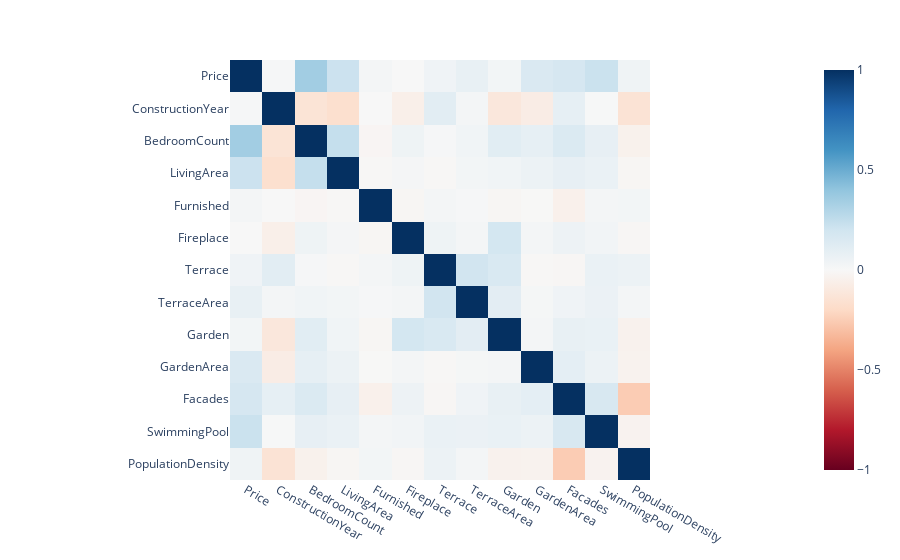

Notebook code cell kept with this figure:
### Markdown cell above
How are the variables themselves correlated to each other? Can you find groups of variables that are correlated together?

### Code cell
to_cor = popdense_data[['Price', 'ConstructionYear', 'BedroomCount', 'LivingArea', 'Furnished', 'Fireplace', 'Terrace', 'TerraceArea', 'Garden',
       'GardenArea', 'Facades', 'SwimmingPool', 'PopulationDensity']]
px.imshow(to_cor.corr(numeric_only= True), 
          zmin= -1, zmax= 1, color_continuous_scale= 'rdbu')
#  Set the text_auto argument to  to display text values for each cell

### Figure 1 — Plotly figure (JSON) as saved in the notebook; plotly's stock layout.template omitted (floating-point values rounded to 4 significant figures; data arrays with more than 128 entries replaced by an {"elided": "..."} marker saying what was removed)
{"data": [{"coloraxis": "coloraxis", "hovertemplate": "x: %{x}<br>y: %{y}<br>color: %{z}<extra></extra>", "name": "0", "type": "heatmap", "x": ["Price", "ConstructionYear", "BedroomCount", "LivingArea", "Furnished", "Fireplace", "Terrace", "TerraceArea", "Garden", "GardenArea", "Facades", "SwimmingPool", "PopulationDensity"], "xaxis": "x", "y": ["Price", "ConstructionYear", "BedroomCount", "LivingArea", "Furnished", "Fireplace", "Terrace", "TerraceArea", "Garden", "GardenArea", "Facades", "SwimmingPool", "PopulationDensity"], "yaxis": "y", "z": {"elided": "13x13 float values"}}], "layout": {"coloraxis": {"cmax": 1, "cmin": -1, "colorscale": [[0, "rgb(103,0,31)"], [0.1, "rgb(178,24,43)"], [0.2, "rgb(214,96,77)"], [0.3, "rgb(244,165,130)"], [0.4, "rgb(253,219,199)"], [0.5, "rgb(247,247,247)"], [0.6, "rgb(209,229,240)"], [0.7, "rgb(146,197,222)"], [0.8, "rgb(67,147,195)"], [0.9, "rgb(33,102,172)"], [1, "rgb(5,48,97)"]]}, "margin": {"t": 60}, "xaxis": {"anchor": "y", "constrain": "domain", "domain": [0, 1], "scaleanchor": "y"}, "yaxis": {"anchor": "x", "autorange": "reversed", "constrain": "domain", "domain": [0, 1]}}}
